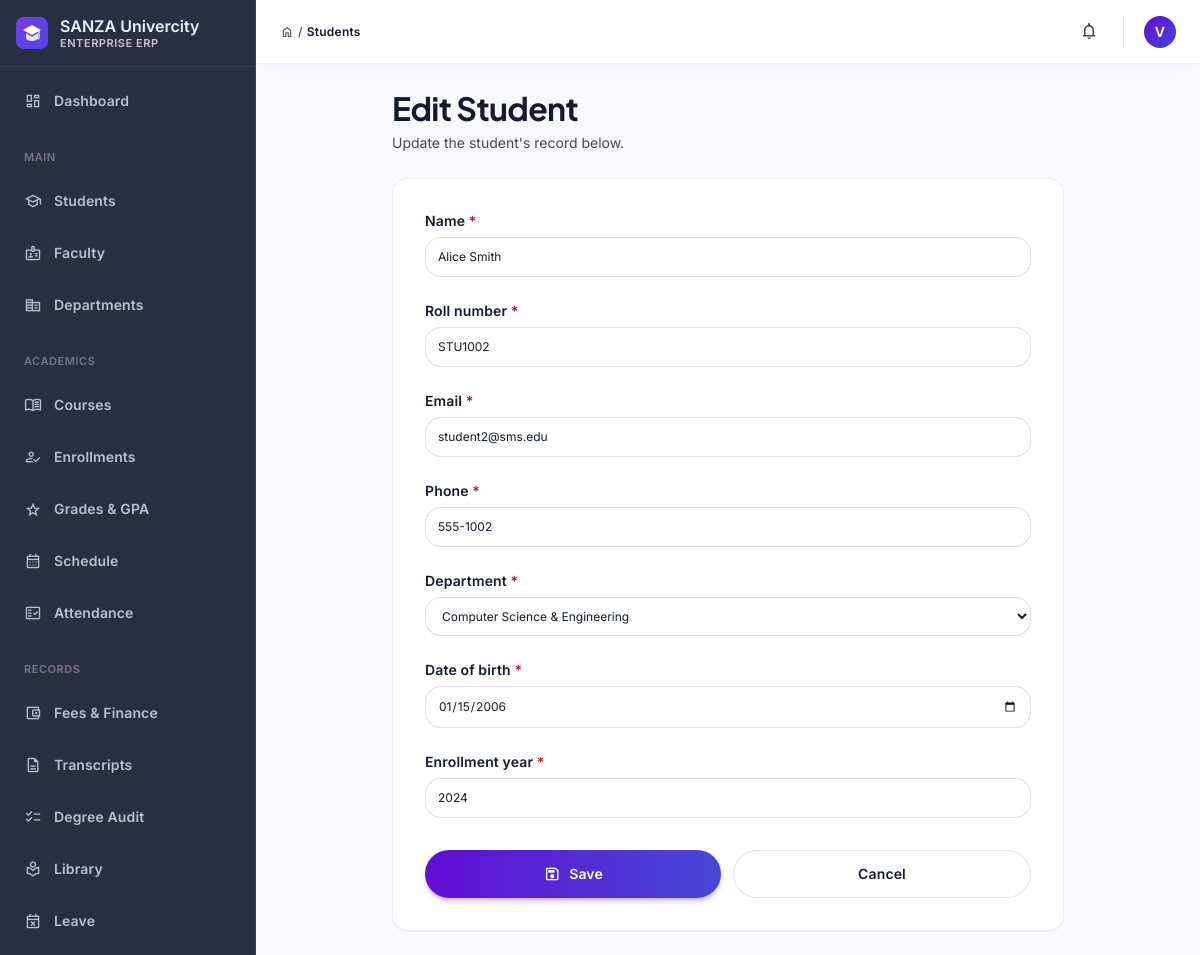
The page /students/update/6/ (signed in) on the database its author committed.
### students/models.py (models this page shows, shortened)
class User(AbstractUser):
    ROLE_CHOICES = (
        ('admin', 'Administrator'),
        ('faculty', 'Faculty/Instructor'),
        ('student', 'Student'),
    )
    role = models.CharField(max_length=20, choices=ROLE_CHOICES, default='student')
    phone = models.CharField(max_length=20, blank=True, null=True)
    department = models.CharField(max_length=100, blank=True, null=True)
    enrollment_year = models.IntegerField(blank=True, null=True)
    class Meta:
        ordering = ['-date_joined']

class Student(models.Model):
    DEPARTMENT_CHOICES = (
        ('cse', 'Computer Science & Engineering'),
        ('ece', 'Electronics & Communication'),
        ('me', 'Mechanical Engineering'),
        ('ce', 'Civil Engineering'),
        ('eee', 'Electrical & Electronics'),
        ('it', 'Information Technology'),
    )
    user = models.OneToOneField(User, on_delete=models.CASCADE, related_name='student_profile', blank=True, null=True)
    name = models.CharField(max_length=120)
    roll_number = models.CharField(max_length=60, unique=True)
    email = models.EmailField(max_length=254)
    phone = models.CharField(max_length=20)
    department = models.CharField(max_length=100, choices=DEPARTMENT_CHOICES)
    date_of_birth = models.DateField()
    enrollment_year = models.IntegerField(blank=True, null=True, default=2024)
    created_at = models.DateTimeField(auto_now_add=True)
    class Meta:
        ordering = ['-created_at']

### students/views.py (the view)
# urls.py: path('update/<int:student_id>/', views.student_update, name='student_update'),
@login_required(login_url='login')
@admin_only
def student_update(request, student_id):
    student = get_object_or_404(Student, pk=student_id)
    form = StudentForm(request.POST or None, instance=student)
    if form.is_valid():
        form.save()
        messages.success(request, 'Student updated successfully!')
        return redirect('student_list')
    return render(request, 'students/student_form.html', {'form': form, 'title': 'Edit Student', 'student': student})

### students/context_processors.py (called while the page is built)
def nav_context(request):
    unread_notifications = 0
    user = getattr(request, 'user', None)
    if user is not None and user.is_authenticated:
        unread_notifications = Notification.objects.filter(
            recipient=user, is_read=False
        ).count()
    return {
        'nav_unread_notifications': unread_notifications,
    }

### students/views.py (called while the page is built)
def admin_only(func):
    @wraps(func)
    def wrapper(request, *args, **kwargs):
        if not request.user.is_authenticated or not (request.user.is_staff or request.user.is_superuser):
            messages.error(request, 'You do not have permission to access this page.')
            return redirect('login')
        return func(request, *args, **kwargs)
    return wrapper

### students/templates/students/student_form.html (shortened to what this page needs)
{% extends "base.html" %}
{% block breadcrumb %}Students{% endblock %}
{% block content %}
<div class="max-w-2xl mx-auto">
  <div class="mb-space-lg">
    <h1 class="font-headline-lg text-headline-lg text-on-surface">{{ title }}</h1>
    <p class="font-body-md text-body-md text-on-surface-variant mt-1">{% if student %}Update the student's record below.{% else %}Fill in the details to add a new student.{% endif %}</p>
  </div>
  <div class="bg-surface-container-lowest rounded-2xl border border-outline-variant/30 shadow-sm p-8">
    <form method="post" class="flex flex-col gap-space-lg">
      {% include "partials/_form_fields.html" %}
      <div class="flex flex-col sm:flex-row gap-space-sm mt-2">
        <button type="submit" class="flex-1 inline-flex items-center justify-center gap-2 px-4 py-2.5 rounded-xl bg-gradient-to-r from-primary to-secondary text-on-primary font-label-lg text-label-lg shadow-md shadow-primary/25 hover:opacity-90 transition-all">
          <span class="material-symbols-outlined text-lg">save</span> Save
        </button>
        <a href="{% url 'student_list' %}" class="flex-1 inline-flex items-center justify-center gap-2 px-4 py-2.5 rounded-xl bg-surface-container-lowest border border-outline-variant/50 text-on-surface font-label-lg text-label-lg hover:bg-surface-container-low transition-all">Cancel</a>
      </div>
    </form>
  </div>
</div>
{% endblock %}

### students/templates/base.html (shortened to what this page needs)
{% load static %}<!DOCTYPE html>
<html lang="en">
<head>
{% include "partials/_design_tokens.html" %}
</head>
<body class="bg-surface font-body-md text-on-surface antialiased">
<aside id="sidebar" class="fixed left-0 top-0 h-full w-64 bg-inverse-surface border-r border-outline/20 z-50 flex flex-col justify-between overflow-y-auto -translate-x-full lg:translate-x-0 transition-transform duration-200">
  <div class="flex flex-col">
    <div class="flex items-center gap-space-sm px-space-md py-space-md border-b border-outline/20">
      <div class="flex flex-col min-w-0">
        <span class="font-title-md text-title-md text-inverse-on-surface leading-tight truncate">SANZA Univercity</span>
        <span class="font-label-sm text-label-sm text-outline-variant uppercase tracking-wider">Enterprise ERP</span>
      </div>
    </div>
    <nav class="px-space-sm py-space-sm flex flex-col gap-space-xs">
      {% url 'dashboard' as dash_url %}
      <a href="{{ dash_url }}" class="flex items-center gap-space-sm px-space-sm py-2 rounded-xl transition-all {% if request.resolver_match.url_name in 'dashboard,admin_dashboard,faculty_dashboard,student_portal' %}nav-active{% else %}text-inverse-on-surface/75 hover:bg-surface-container-highest/10 hover:text-inverse-on-surface{% endif %}">
        <span class="material-symbols-outlined text-lg">dashboard</span><span class="font-label-lg text-label-lg">Dashboard</span>
      </a>
      {% if user.is_staff or user.is_superuser %}
      <div class="px-space-sm pt-space-sm pb-1"><span class="font-label-sm text-label-sm text-outline uppercase tracking-wider">Main</span></div>
      <a href="{% url 'student_list' %}" class="flex items-center gap-space-sm px-space-sm py-2 rounded-xl transition-all {% if request.resolver_match.url_name == 'student_list' %}nav-active{% else %}text-inverse-on-surface/75 hover:bg-surface-container-highest/10 hover:text-inverse-on-surface{% endif %}"><span class="material-symbols-outlined text-lg">school</span><span class="font-label-lg text-label-lg">Students</span></a>
      <a href="{% url 'faculty_reports_dashboard' %}" class="flex items-center gap-space-sm px-space-sm py-2 rounded-xl transition-all {% if request.resolver_match.url_name in 'faculty_reports_dashboard,faculty_analytics,faculty_performance_compare' %}nav-active{% else %}text-inverse-on-surface/75 hover:bg-surface-container-highest/10 hover:text-inverse-on-surface{% endif %}"><span class="material-symbols-outlined text-lg">badge</span><span class="font-label-lg text-label-lg">Faculty</span></a>
      <a href="{% url 'department_list' %}" class="flex items-center gap-space-sm px-space-sm py-2 rounded-xl transition-all {% if request.resolver_match.url_name == 'department_list' %}nav-active{% else %}text-inverse-on-surface/75 hover:bg-surface-container-highest/10 hover:text-inverse-on-surface{% endif %}"><span class="material-symbols-outlined text-lg">corporate_fare</span><span class="font-label-lg text-label-lg">Departments</span></a>
      {% endif %}
      <div class="px-space-sm pt-space-sm pb-1"><span class="font-label-sm text-label-sm text-outline uppercase tracking-wider">Academics</span></div>
      <a href="{% url 'course_list' %}" class="flex items-center gap-space-sm px-space-sm py-2 rounded-xl transition-all {% if request.resolver_match.url_name in 'course_list,course_analytics' %}nav-active{% else %}text-inverse-on-surface/75 hover:bg-surface-container-highest/10 hover:text-inverse-on-surface{% endif %}"><span class="material-symbols-outlined text-lg">menu_book</span><span class="font-label-lg text-label-lg">Courses</span></a>
      {% if user.is_staff or user.is_superuser %}
      <a href="{% url 'enrollment_list' %}" class="flex items-center gap-space-sm px-space-sm py-2 rounded-xl transition-all {% if request.resolver_match.url_name == 'enrollment_list' %}nav-active{% else %}text-inverse-on-surface/75 hover:bg-surface-container-highest/10 hover:text-inverse-on-surface{% endif %}"><span class="material-symbols-outlined text-lg">how_to_reg</span><span class="font-label-lg text-label-lg">Enrollments</span></a>
      {% endif %}
      <a href="{% url 'grade_list' %}" class="flex items-center gap-space-sm px-space-sm py-2 rounded-xl transition-all {% if request.resolver_match.url_name == 'grade_list' %}nav-active{% else %}text-inverse-on-surface/75 hover:bg-surface-container-highest/10 hover:text-inverse-on-surface{% endif %}"><span class="material-symbols-outlined text-lg">grade</span><span class="font-label-lg text-label-lg">Grades &amp; GPA</span></a>
      <a href="{% url 'schedule_dashboard' %}" class="flex items-center gap-space-sm px-space-sm py-2 rounded-xl transition-all {% if request.resolver_match.url_name == 'schedule_dashboard' %}nav-active{% else %}text-inverse-on-surface/75 hover:bg-surface-container-highest/10 hover:text-inverse-on-surface{% endif %}"><span class="material-symbols-outlined text-lg">calendar_month</span><span class="font-label-lg text-label-lg">Schedule</span></a>
      <a href="{% url 'attendance_list' %}" class="flex items-center gap-space-sm px-space-sm py-2 rounded-xl transition-all {% if request.resolver_match.url_name in 'attendance_list,attendance_record,attendance_update' %}nav-active{% else %}text-inverse-on-surface/75 hover:bg-surface-container-highest/10 hover:text-inverse-on-surface{% endif %}"><span class="material-symbols-outlined text-lg">fact_check</span><span class="font-label-lg text-label-lg">Attendance</span></a>
      <div class="px-space-sm pt-space-sm pb-1"><span class="font-label-sm text-label-sm text-outline uppercase tracking-wider">Records</span></div>
      <a href="{% url 'fee_list' %}" class="flex items-center gap-space-sm px-space-sm py-2 rounded-xl transition-all {% if request.resolver_match.url_name == 'fee_list' %}nav-active{% else %}text-inverse-on-surface/75 hover:bg-surface-container-highest/10 hover:text-inverse-on-surface{% endif %}"><span class="material-symbols-outlined text-lg">account_balance_wallet</span><span class="font-label-lg text-label-lg">Fees &amp; Finance</span></a>
      <a href="{% url 'transcript_list' %}" class="flex items-center gap-space-sm px-space-sm py-2 rounded-xl transition-all {% if request.resolver_match.url_name in 'transcript_list,transcript_detail' %}nav-active{% else %}text-inverse-on-surface/75 hover:bg-surface-container-highest/10 hover:text-inverse-on-surface{% endif %}"><span class="material-symbols-outlined text-lg">description</span><span class="font-label-lg text-label-lg">Transcripts</span></a>
      <a href="{% url 'degree_audit_list' %}" class="flex items-center gap-space-sm px-space-sm py-2 rounded-xl transition-all {% if request.resolver_match.url_name in 'degree_audit_list,degree_audit_detail' %}nav-active{% else %}text-inverse-on-surface/75 hover:bg-surface-container-highest/10 hover:text-inverse-on-surface{% endif %}"><span class="material-symbols-outlined text-lg">checklist</span><span class="font-label-lg text-label-lg">Degree Audit</span></a>
      <a href="{% url 'library_catalog' %}" class="flex items-center gap-space-sm px-space-sm py-2 rounded-xl transition-all {% if request.resolver_match.url_name == 'library_catalog' %}nav-active{% else %}text-inverse-on-surface/75 hover:bg-surface-container-highest/10 hover:text-inverse-on-surface{% endif %}"><span class="material-symbols-outlined text-lg">local_library</span><span class="font-label-lg text-label-lg">Library</span></a>
      <a href="{% url 'leave_dashboard' %}" class="flex items-center gap-space-sm px-space-sm py-2 rounded-xl transition-all {% if request.resolver_match.url_name == 'leave_dashboard' %}nav-active{% else %}text-inverse-on-surface/75 hover:bg-surface-container-highest/10 hover:text-inverse-on-surface{% endif %}"><span class="material-symbols-outlined text-lg">event_busy</span><span class="font-label-lg text-label-lg">Leave</span></a>
    </nav>
  </div>
</aside>
<div class="lg:pl-64">
  <header class="sticky top-0 h-16 bg-surface-container-lowest border-b border-outline-variant/30 shadow-[0_1px_8px_rgba(0,0,0,0.04)] z-30 flex items-center justify-between px-space-md lg:px-space-lg gap-space-sm">
    <div class="flex items-center gap-space-md flex-1 min-w-0">
      <div class="hidden sm:flex items-center gap-1 text-on-surface-variant font-label-md text-label-md flex-shrink-0">
        <span class="material-symbols-outlined text-sm">home</span><span>/</span>
        <span class="text-on-surface font-semibold">{% block breadcrumb %}Console{% endblock %}</span>
      </div>
    </div>
    <div class="flex items-center gap-space-sm flex-shrink-0">
      {% if user.is_authenticated %}
      <a href="{% url 'notification_list' %}" aria-label="Notifications" class="relative p-2 rounded-lg text-on-surface-variant hover:bg-surface-container-low transition-colors">
        <span class="material-symbols-outlined text-xl">notifications</span>
      </a>
      <div class="flex items-center gap-space-sm pl-1">
        <div class="w-8 h-8 rounded-full bg-gradient-to-br from-primary to-secondary flex items-center justify-center text-on-primary font-label-lg text-label-lg flex-shrink-0">
          {{ user.get_full_name|default:user.username|slice:":1"|upper }}
        </div>
      </div>
      {% else %}
      <a href="{% url 'login' %}" class="px-4 py-2 rounded-xl bg-gradient-to-r from-primary to-secondary text-on-primary font-label-lg text-label-lg">Sign in</a>
      {% endif %}
    </div>
  </header>
  <main class="w-full px-space-md lg:px-space-lg py-space-lg bg-surface-bright min-h-[calc(100vh-4rem)]">
    {% block content %}{% endblock %}
  </main>
</div>
</body>
</html>

### students/templates/partials/_form_fields.html (shortened to what this page needs)
{% for field in form %}
  {% if field.field.widget.input_type == 'checkbox' %}
  <div class="flex items-center gap-2">
    {{ field }}
    <label for="{{ field.id_for_label }}" class="font-label-lg text-label-lg text-on-surface">{{ field.label }}</label>
  </div>
  {% else %}
  <div>
    <label for="{{ field.id_for_label }}" class="block font-label-lg text-label-lg text-on-surface mb-1.5">
      {{ field.label }}{% if field.field.required %} <span class="text-error">*</span>{% endif %}
    </label>
    {{ field }}
  </div>
  {% endif %}
{% endfor %}

### rows shown on the page
User: get_full_name "V"
Student: form "Alice Smith" "STU1002" "student2@sms.edu" "555-1002" "Computer Science & Engineering" "01/15/2006" "2024"

### other values the page prints
{{ title }} "Edit Student"
{{ field.label }} "Name" "Roll number" "Email" "Phone" "Department" "Date of birth" "Enrollment year"
